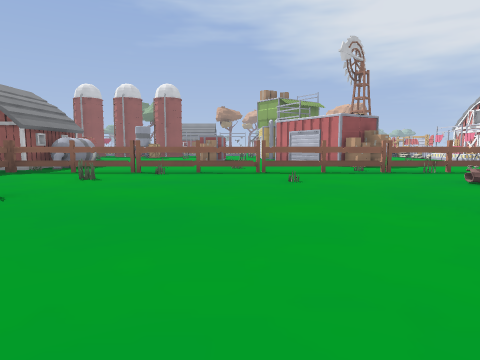
[1] (above)

16 first-person views from a walk through a level from a Godot 3-D game. The camera is 1.2 m above the floor, tilts 6° down and sees 75° across. The floor is counted in squares, 2 m on a side. Each view is taken from the middle of a square. On the plan, view 1 faces up. The plan holds only what a view shows up to about 9 squares ahead; the rest is blank. The place goes on beyond the plan.

[2]
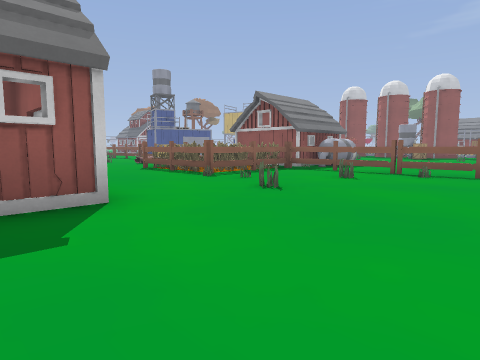

[3]
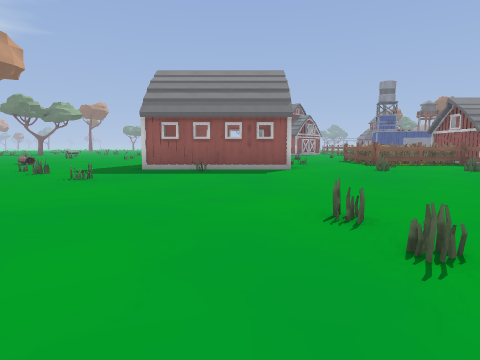

[4]
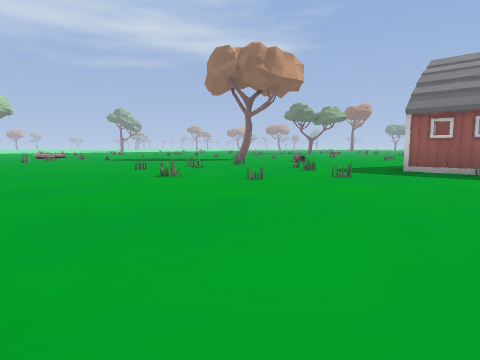

[5]
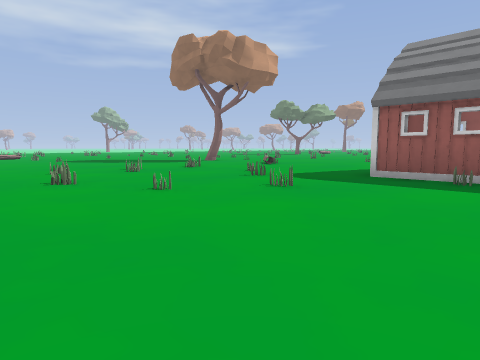

[6]
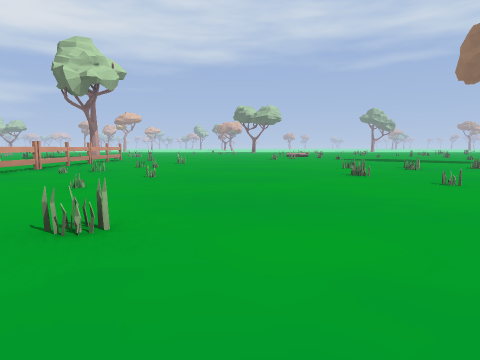

[7]
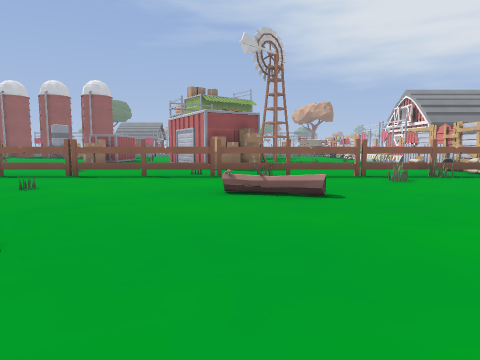

[8]
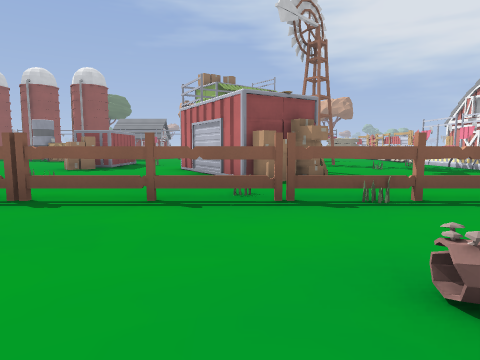

[9]
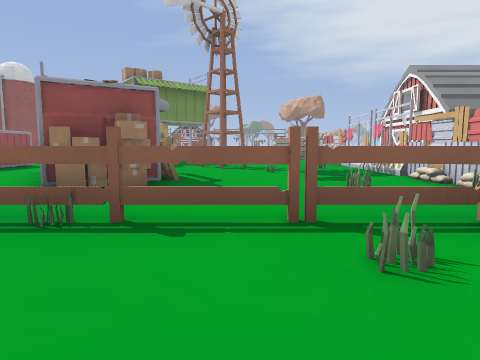

[10]
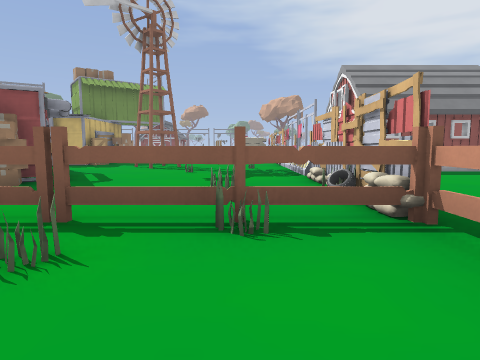

[11]
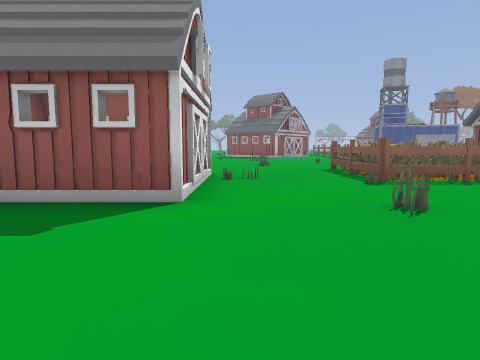

[12]
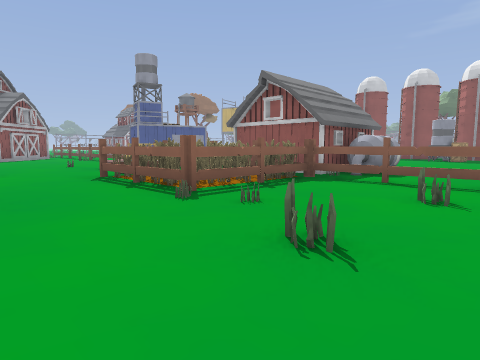

[13]
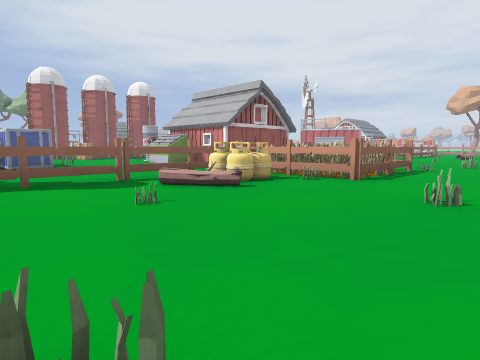

[14]
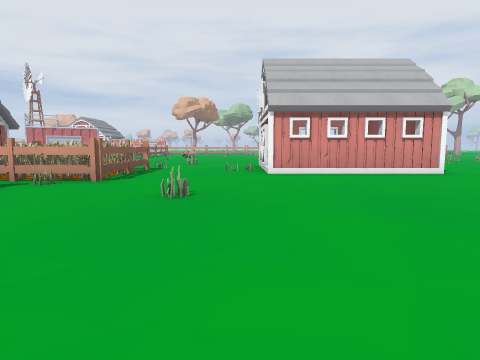

[15]
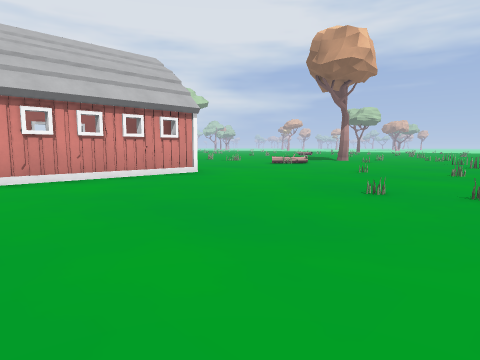

[16]
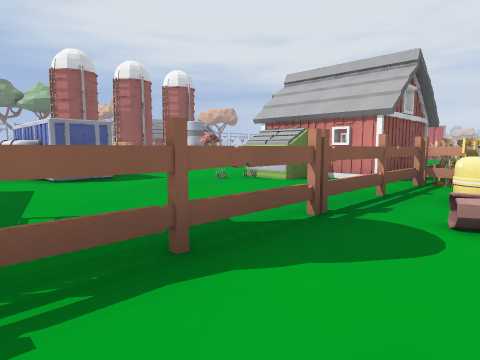

### Floor plan
Key: @ floor where view 1 was taken; # wall or solid block; x gap in a wall; . main floor; : floor 0.25 m higher than the main floor; + floor 0.5 m higher than the main floor; = window, fence, low wall or low ledge; B barn; T thing the floor can be seen under or through; L log; W windmill; A box; N tank; P pipe; C container.
Columns run from 14 left of view 1 to 15 right of it. Each row starts with its distance up from view 1.
 15   #                WW
 14  P#         ##.   .WW..=#B  BB
 13  P#  ..    .#A..  .....=#BBBB
 12   #=...    .AA..#  ....=#  .
 11  ....CBBB   ....###....## ..
 10  ....CB B#  ..  .##....T...
  9  ....CB B#....:..x.....T..
  8 .TTTT#BBB=TT.TTTT.TTTTTT.
  7 ......###............==.#
  6 ...+N.###..=............
  5 ...L.=###.........L+...
  4 ...........=..........
  3 =...=................
  2 ....................
  1  ......BBBB......=.
  0  ......B  B...@.....
 -1  ......B  BB.......=.
 -2  ......BBBB...........
 -3   ...........=........
 -4   ..........=..........
 -5   ...... ..#............
 -6   .....   .....=........#
 -7   ....    ...=........=.#
 -8   ...      =.=.=........#

Positions as (right, up) in squares from view 1, and headings:
1: (0, 0), facing up
2: (0, 0), facing up-left
3: (5, 0), facing left
4: (5, 0), facing down-left
5: (3, 0), facing down-left
6: (4, 1), facing down
7: (4, 1), facing up
8: (3, 4), facing up
9: (6, 5), facing up
10: (8, 5), facing up
11: (0, 2), facing left
12: (-2, 2), facing up-left
13: (-14, 2), facing up-right
14: (-14, 2), facing right
15: (-13, 2), facing down-right
16: (-14, 6), facing up-right
